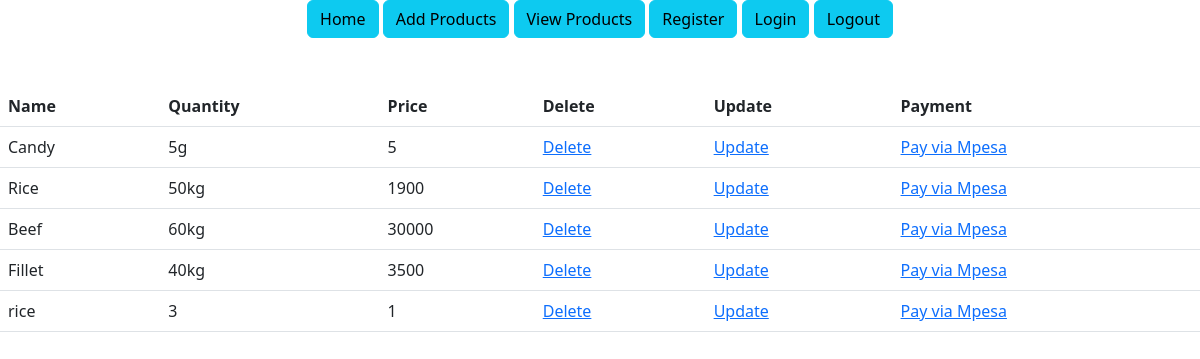
Screenshot of /products/ (signed in) with the database file from the repository.
### morningDjangoProject/models.py (models this page shows)
class Product(models.Model):
    prod_name = models.CharField(max_length=30, blank=False, null=False)
    prod_quantity = models.CharField(max_length=30, blank=False, null=False)
    prod_price = models.CharField(max_length=30, blank=False, null=False)

### morningDjangoProject/views.py (the view)
# urls.py: path('products/', general_views.view_products,name='products'),
@login_required()
def view_products(request):
    products = Product.objects.all()
    return render(request, 'products.html', {'products': products})

### templates/products.html
{% extends 'base.html' %}
{% load static %}
{% block content %}
    <section class="products-section">
        <div class="product-section-container">
           <table class="table">
            <tr>
               <th>Name</th>
               <th>Quantity</th>
               <th>Price</th>
               <th>Delete</th>
               <th>Update</th>
               <th>Payment</th>
             </tr>
            {% for product in products %}
               <tr>
                   <td>{{ product.prod_name }}</td>
                   <td>{{ product.prod_quantity }}</td>
                   <td>{{ product.prod_price }}</td>
                   <td><a href="/delete-product/{{ product.id }}">Delete</a></td>
                   <td><a href="/update-product/{{ product.id }}">Update</a></td>
                   <td><a href="/pay/{{ product.id }}">Pay via Mpesa</a></td>
               </tr>
            {% endfor %}
           </table>
        </div>
    </section>
{% endblock %}

### templates/base.html (shortened to what this page needs)
<!DOCTYPE html>
<html lang="en">
<head>
    {% load static %}
    {%  load crispy_forms_tags %}
    <link rel="stylesheet" href="{% static 'bootstrap/css/bootstrap.css' %}">
</head>
<body>
    <section class="navigation-section">
        <div class="navigation-section-container d-flex justify-content-center mb-5">
            <nav class="navigation">
                <a href="{% url 'home' %}"><button class="btn btn-info">Home</button></a>
                <a href="{% url 'add-product' %}"><button class="btn btn-info">Add Products</button></a>
                <a href="{% url 'products' %}"><button class="btn btn-info">View Products</button></a>
                <a href="{% url 'register' %}"><button class="btn btn-info">Register</button></a>
                <a href="{% url 'login' %}"><button class="btn btn-info">Login</button></a>
                <a href="{% url 'logout' %}"><button class="btn btn-info">Logout</button></a>
            </nav>
        </div>
    </section>
{% block content %}
{% endblock %}
</body>
</html>

### rows the page displays
Product: prod_name "Candy", prod_quantity "5g", prod_price "5"
Product: prod_name "Rice", prod_quantity "50kg", prod_price "1900"
Product: prod_name "Beef", prod_quantity "60kg", prod_price "30000"
Product: prod_name "Fillet", prod_quantity "40kg", prod_price "3500"
Product: prod_name "rice", prod_quantity "3", prod_price "1"
